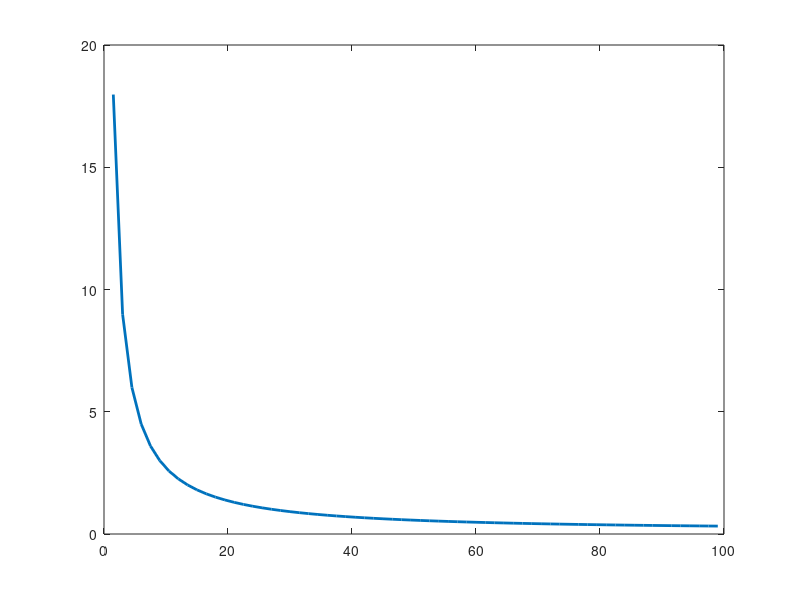

Recreate this plot in MATLAB. (Note: this script raises an error after producing the figure.)
%Calculations for G-30J Drone Preliminary Design%

format long;
close all;
clear;
clc;

fprintf('Calculations for G-30J Drone Preliminary Design, Input Mission and Initial Aircraft Parameters in the Script.\n');
disp(' ')
disp(' ')
%% Input Mission Parameters
Range = 1.64042*(10^6); % In Feet
Cruise_Speed = 877.7559;% In ft/s
MaxMach = 0.9;
K1 = 0.28;
K2 = 0.87;
Approach_Speed = 236.293;
Stall_Speed = 180.596;

%% Input Aircraft Parameters
Spec_fuel_cons = 5.55555556*(10^-4); %lb/s-lb
Cdo_cruise = 0.022;
Oswald_coeff = 0.6;
Cl_max = 1.5;
AR = 8.1;
W_pl = 500; %pounds

%% Selection of Basic Geometric Parameters%%

Leadingedge_Sweep = 35;
Taper_ratio = 0.17;
Q = tand(Leadingedge_Sweep) - ((1-Taper_ratio)/(AR*(1+Taper_ratio)));
Quarterchord_sweep = atand(Q); 


fprintf('QuarterChord Sweep Angle is %.3f degrees.\n', Quarterchord_sweep);
disp(' ')

%% Determening T/W and W/S%%
Vstall = 180.596;
q_stall = 0.5*0.0023769*(180.596)^2;
W_S_takeoff = q_stall*Cl_max;

q_req = (0.5)*(0.00089068)*(Cruise_Speed)^2;
T_W = (K2/K1)*(((q_req*Cdo_cruise)/(W_S_takeoff*K2))+((W_S_takeoff*K2)/(q_req*pi*AR*Oswald_coeff)));

fprintf('Wing Loading is %.3f pounds per sqaure feet.\n', W_S_takeoff);
fprintf('Thrust to Weight Ratio is %.3f.\n', T_W);
disp(' ')

%% T/W vs W/S plot
W_S = 0:1.5:100; 
T_Wo = (K2/K1)*(((q_req*Cdo_cruise)/(K2)./W_S)+((K2)/(q_req*pi*AR*Oswald_coeff).*W_S));

figure(1)
plot(W_S,T_Wo,'linewidth',2);
hold on
xline(W_S_takeoff,'linewidth',2);
plot(55,1,'d');

xlabel('W/S','fontsize',14)
ylabel('T/W','fontsize',14)
set(gca,'fontsize',13)
title('T/W vs W/S')
grid on

%% Calc L/D for Cruise
W_Scr = K2*W_S_takeoff;
L_D = 1/(((q_req*Cdo_cruise)/(W_Scr))+((W_Scr)/(q_req*pi*AR*Oswald_coeff)));

fprintf('Calculated Lift to Drag ratio is %.3f.\n', L_D);
disp(' ')

%% Weight Fraction%%

Wattack_Wcruisestart = exp(-(Range*Spec_fuel_cons)/(Cruise_Speed*L_D));
fprintf('Weight fraction for the 500km cruise is %.3f.\n',Wattack_Wcruisestart);

Mission_fuel_fraction = 1.06*(1-(Wattack_Wcruisestart));
fprintf('Mission fuel weight fraction is %.3f.\n',Mission_fuel_fraction);
disp(' ')

%% Log-log curve fit for empty weight expression%%
figure(2)
x = [5.4072; 8.7796; 9.9134; 6.8395; 3.4012; 7.6962; 9.3588; 7.2855; 7.9516; 7.4265]; % X values are ln(Wo)%
y = [-0.7437; -0.9555; -1.1494; -0.3174; -0.2877; -0.8398; -0.6798; -0.3347; -0.3507; -0.4605]; % Y values are ln(We/Wo)%
scatter(x,y);
xlabel('Ln(Wo)','fontsize',14)
ylabel('Ln(We/Wo)','fontsize',14)
set(gca,'fontsize',13)
title('Ln(We/Wo) vs Ln(Wo)')
grid on

%%Iteration Solving for Wo
Ke1 = -0.09493;
Ke2 = 0.09115;
W_fo = Mission_fuel_fraction;
tol = 1;
Wo_in = 2000; % Initial guess for weight
A_1 = W_pl;
A_2 = 1 - W_fo;
A_3 = -exp(Ke2);
delta_W = 2;
while delta_W >= tol
    Wo_out = (A_1)/(A_2 + A_3*(Wo_in)^(Ke1));
    delta_W = abs(Wo_out - Wo_in);
    Wo_in = Wo_out;
    fprintf(' \n Takeoff Weight is %f', Wo_out)
    disp(' lbs')
end
disp(' ')
disp(' ')

%% Estimating Wing Area and Wing Geometry%%
Takeoff_Weight = 1680.350639; %%Wo from Iteration%%
Tot_Thrust = Takeoff_Weight*T_W;
fprintf('Total Thrust required is %.3f pounds.\n', Tot_Thrust);
disp(' ')

%All values in feet%
Wing_area = (1680.350639)/(W_S_takeoff);
fprintf('Calculated Wing Area from Wing Loading is %.3f sqaure feet.\n', Wing_area);

Wing_Span = (Wing_area*AR)^0.5; %AR is 8.1!
fprintf('Calculated Wing Span is %.3f feet.\n', Wing_Span);

Vtail_rootchord = (2*Wing_area)/(Wing_Span*(1 + Taper_ratio));
Vtail_tipchord = Taper_ratio*Vtail_rootchord;
fprintf('Root and Tip chord length of the wing is %.4f feet and %.4f feet respectively.\n', Vtail_rootchord, Vtail_tipchord);

MAC = (2/3)*(Vtail_rootchord)*((1+Taper_ratio+(Taper_ratio)^2)/(1+Taper_ratio));
Y_bar = (Wing_Span/6)*((1+2*Taper_ratio)/(1+Taper_ratio));

fprintf('Length of Mean Aerodynamic chord (MAC) is %.4f feet, while the spanwise location (Ybar) of MAC is %.4f feet.\n', MAC, Y_bar);

Flap_span = 2/3*(0.5*Wing_Span);
Flap_Wingspan_ratio = Flap_span/Wing_Span;
fprintf('Flap/WingSpan ratio is %.3f, using this value we assume FlapChord/WingChord as 0.30 from historical data.\n', Flap_Wingspan_ratio);
disp(' ')

%% Fuselage Geometry
a = 0.67; %From Raymer's Corelation Coefficients
C = 0.43;
Fuse_L = a*(Takeoff_Weight)^C;

SlendernessRatio = 9;
FuseMaxD = Fuse_L/SlendernessRatio;
fprintf('Length of the Fuselage is %.3f feet, and selecting Slenderness ratio as 9, Fuselage Max Diameter is %.3f feet.\n', Fuse_L, FuseMaxD);

%Here we will assume tail lengths for both vertical and horizontal tails as
%percentage of total fuselage length
TailLength = 0.515*Fuse_L; %Taken as 51.5% of Fuselage length
fprintf('Assumed Tail length for both vertical and horizontal tails is %.3f feet.\n', TailLength);

%% Tail Geometry
cHT = 1;
cVT = 0.09;
Htail_area = (cHT*MAC*Wing_area)/TailLength;
fprintf('Horizontal Tail Area is %.3f sqaure feet.\n', Htail_area);
Htail_Span = (Htail_area*4.6)^0.5; % Selected AR is 4.6!
fprintf('Horizontal Tail Span is %.3f feet.\n', Htail_Span);
Htail_rootchord = (2*Htail_area)/(Htail_Span*(1 + 0.4)); %Selected Taper ratio is 0.4
Htail_tipchord = 0.4*Htail_rootchord;
fprintf('Root and Tip chord length of the Horizontal Tail is %.4f feet and %.4f feet respectively.\n', Htail_rootchord, Htail_tipchord);

Ce_C = 0.25;
Htail_AvgChord = Htail_Span/4.6;
ElevatorChord = Ce_C*Htail_AvgChord;
fprintf('Elevator Chord Length is %.3f feet.\n', ElevatorChord);
disp(' ')


Vtail_area = (cVT*Wing_Span*Wing_area)/TailLength;
fprintf('Vertical Tail Area is %.3f sqaure feet.\n', Vtail_area);
Vtail_Span = (Vtail_area*1.7)^0.5; % Selected AR is 1.7!
fprintf('Vertical Tail Span is %.3f feet.\n', Vtail_Span);
Vtail_rootchord = (2*Vtail_area)/(Vtail_Span*(1 + 0.4)); %Selected Taper ratio is 0.4
Vtail_tipchord = 0.4*Vtail_rootchord;
fprintf('Root and Tip chord length of the Vertical Tail is %.4f feet and %.4f feet respectively.\n', Vtail_rootchord, Vtail_tipchord);
Cr_C = 0.32;
Vtail_AvgChord = Vtail_Span/1.7;
RudderChord = Cr_C*Vtail_AvgChord;
fprintf('Rudder Chord Length is %.3f feet.\n', RudderChord);
disp(' ')

%%Engine Diameter and Length
Engine_D = 1.9685; % Assumption In feet
Engine_L = 4*Engine_D; %Assumption that Length is 4xDiameter
fprintf('The Engine Diameter is %.4f feet and its Length is %.4f feet.\n', Engine_D, Engine_L);










 










































